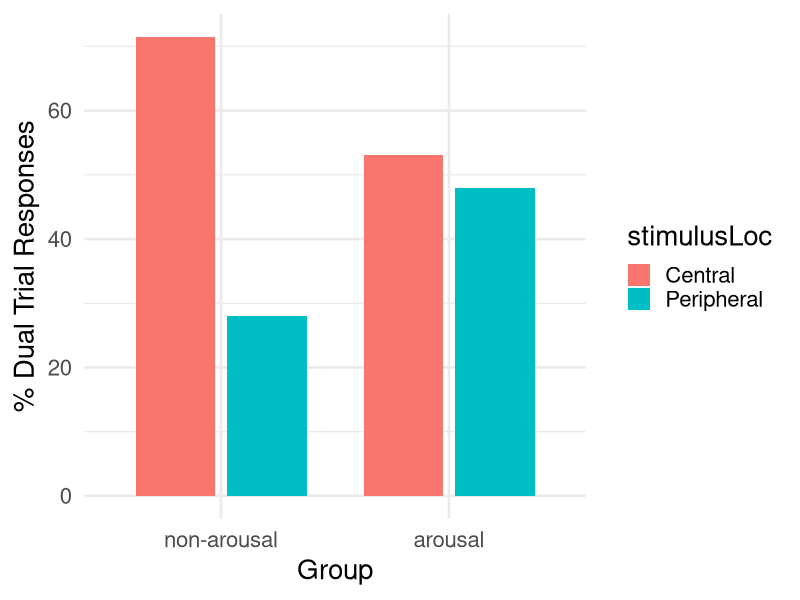
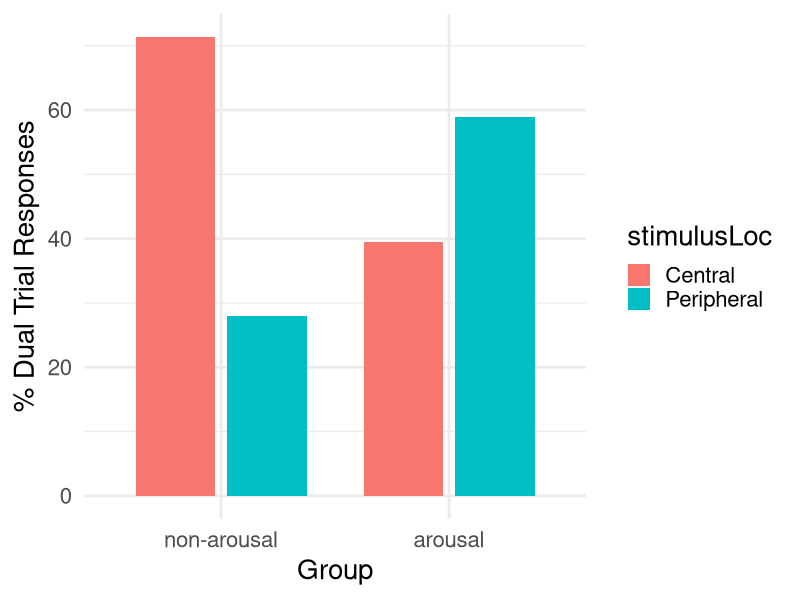
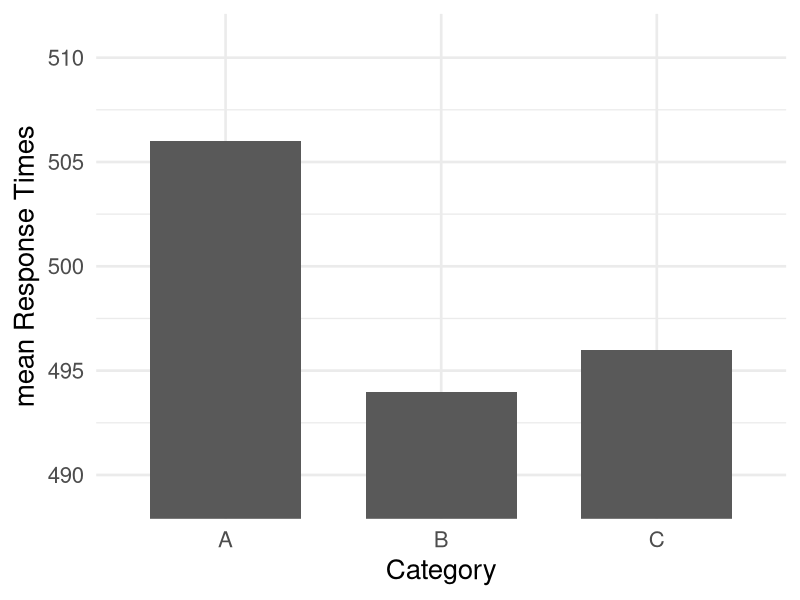
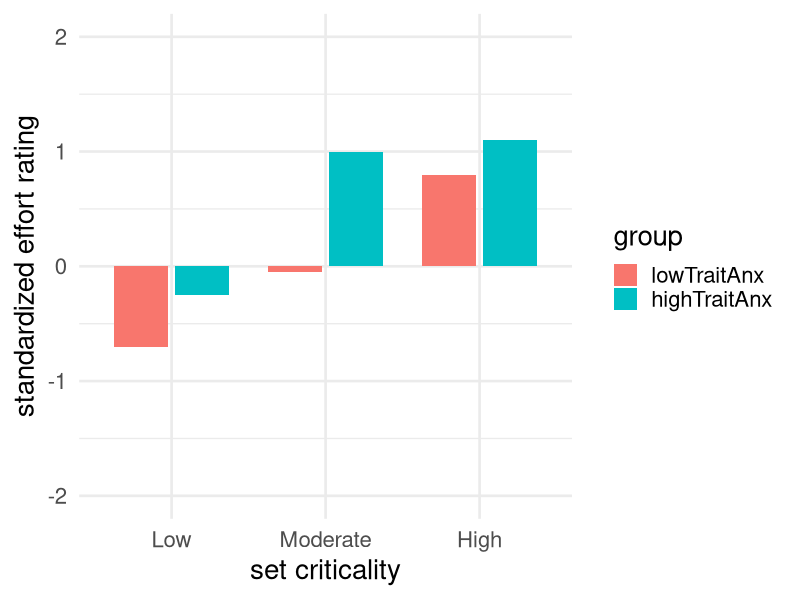
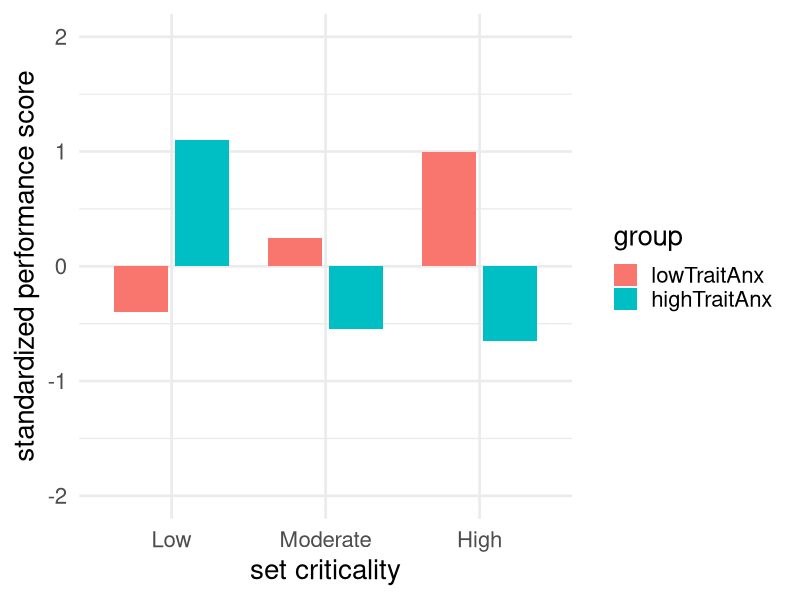
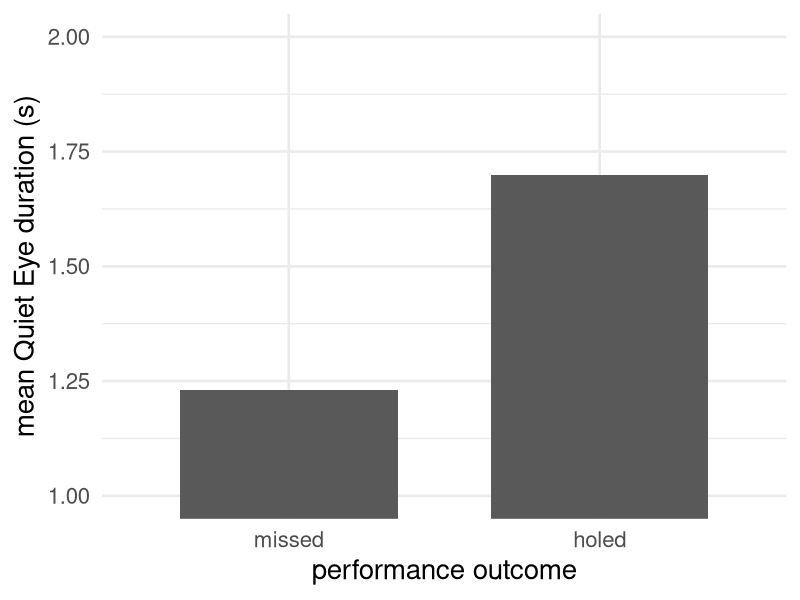
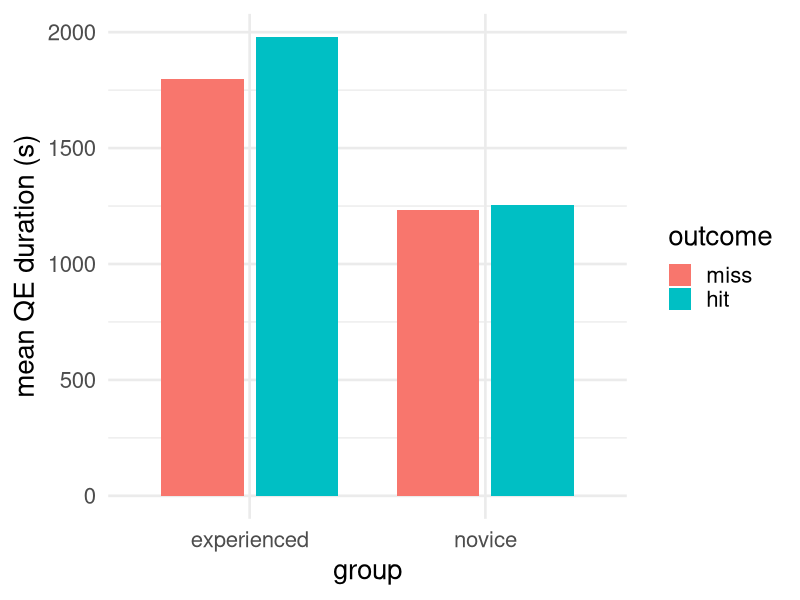
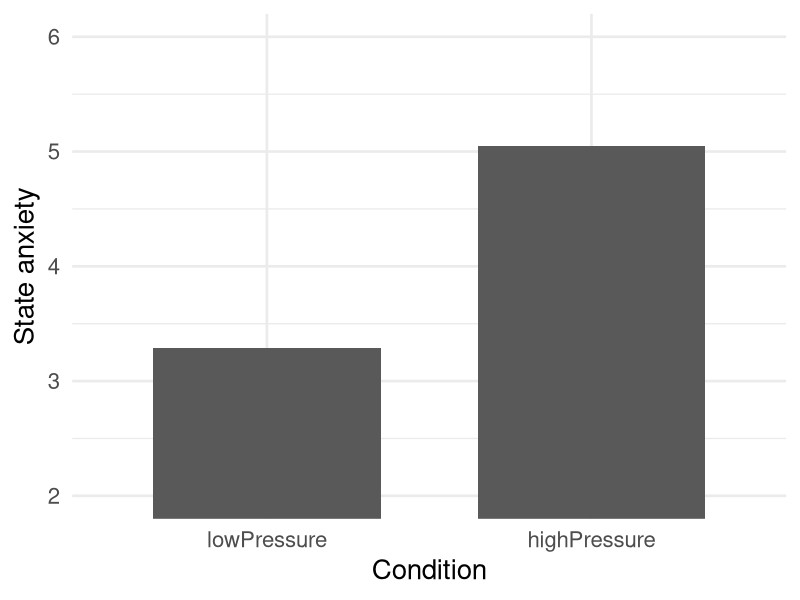

The R script that drew these images, in order:
## ---- chunk 1
library(ggplot2)

# Data
data <- data.frame(
    stimulusLoc = factor(c("Central", "Peripheral", "Central", "Peripheral")),
    group = factor(c("non-arousal","non-arousal","arousal","arousal"), levels = c("non-arousal","arousal")),
    accuracyPerc = c(71.5, 28, 53.1, 48)
)

# ggplot2 barplot
ggplot(data, aes(x = group, y = accuracyPerc, fill = stimulusLoc)) +
    geom_col(width = 0.7, position = position_dodge(width = 0.8)) + 
    labs(x = "Group", 
         y = "% Dual Trial Responses") +
    theme_minimal(base_size = 20)
## ---- chunk 2
library(ggplot2)

# Data
data <- data.frame(
    stimulusLoc = factor(c("Central", "Peripheral", "Central", "Peripheral")),
    group = factor(c("non-arousal","non-arousal","arousal","arousal"), levels = c("non-arousal","arousal")),
    accuracyPerc = c(71.4, 28, 39.5, 59)
)

# ggplot2 barplot
ggplot(data, aes(x = group, y = accuracyPerc, fill = stimulusLoc)) +
    geom_col(width = 0.7, position = position_dodge(width = 0.8)) + 
    labs(x = "Group", 
         y = "% Dual Trial Responses") +
    theme_minimal(base_size = 20)
## ---- chunk 3
library(ggplot2)

# Data
data <- data.frame(
    category = factor(c("A", "B", "C")),
    RTmean = c(506, 494, 496),
    RTse = c(74, 65, 67))

# ggplot2 barplot
ggplot(data, aes(x = category, y = RTmean)) +
    geom_col(width = 0.7, position = position_dodge(width = 0.8)) + 
    labs(x = "Category", 
         y = "mean Response Times") +
    coord_cartesian(ylim = c(489, 511)) +
    theme_minimal(base_size = 20)
## ---- chunk 4
library(ggplot2)

# Data
data <- data.frame(
    setCriticality = factor(c("Low", "Low", "Moderate", "Moderate", "High", "High"), levels = c("Low", "Moderate", "High")),
    group = factor(c("lowTraitAnx","highTraitAnx","lowTraitAnx","highTraitAnx","lowTraitAnx","highTraitAnx"), levels = c("lowTraitAnx","highTraitAnx")),
    effort = c(-0.7, -0.25, -0.05, 1, 0.8, 1.1))

# ggplot2 barplot
ggplot(data, aes(x = setCriticality, y = effort, fill = group)) +
    geom_col(width = 0.7, position = position_dodge(width = 0.8)) + 
    labs(x = "set criticality", 
         y = "standardized effort rating") +
    coord_cartesian(ylim = c(-2, 2)) +
    theme_minimal(base_size = 20)
## ---- chunk 5
library(ggplot2)

# Data
data <- data.frame(
    setCriticality = factor(c("Low", "Low", "Moderate", "Moderate", "High", "High"), levels = c("Low", "Moderate", "High")),
    group = factor(c("lowTraitAnx","highTraitAnx","lowTraitAnx","highTraitAnx","lowTraitAnx","highTraitAnx"), levels = c("lowTraitAnx","highTraitAnx")),
    performance = c(-0.4, 1.1, 0.25, -0.55, 1, -0.65))

# ggplot2 barplot
ggplot(data, aes(x = setCriticality, y = performance, fill = group)) +
    geom_col(width = 0.7, position = position_dodge(width = 0.8)) + 
    labs(x = "set criticality", 
         y = "standardized performance score") +
    coord_cartesian(ylim = c(-2, 2)) +
    theme_minimal(base_size = 20)
## ---- chunk 6
library(ggplot2)

# Data
data <- data.frame(
    outcome = factor(c("missed", "holed"), levels = c("missed", "holed")),
    QEmean = c(1.23, 1.70),
    QEse = c(0.73, 1.01))

# ggplot2 barplot
ggplot(data, aes(x = outcome, y = QEmean)) +
    geom_col(width = 0.7, position = position_dodge(width = 0.8)) + 
    labs(x = "performance outcome", 
         y = "mean Quiet Eye duration (s)") +
    coord_cartesian(ylim = c(1,2)) +
    theme_minimal(base_size = 20)
## ---- chunk 7
library(ggplot2)

# Data
data <- data.frame(
    outcome = factor(c("miss", "hit", "miss", "hit"), levels = c("miss","hit")),
    group = factor(c("experienced","experienced","novice","novice"), levels = c("experienced","novice")),
    QEmean = c(1800, 1980, 1235, 1255)
)

# ggplot2 barplot
ggplot(data, aes(x = group, y = QEmean, fill = outcome)) +
    geom_col(width = 0.7, position = position_dodge(width = 0.8)) + 
    labs(x = "group", 
         y = "mean QE duration (s)") +
    theme_minimal(base_size = 20)
## ---- chunk 8
library(ggplot2)

# Data
data <- data.frame(
    condition = factor(c("lowPressure", "highPressure"), levels = c("lowPressure", "highPressure")),
    AnxMean = c(3.29, 5.05),
    AnxSE = c(1.24, 0.90)
)

# ggplot2 barplot
ggplot(data, aes(x = condition, y = AnxMean)) +
    geom_col(width = 0.7, position = position_dodge(width = 0.8)) + 
    labs(x = "Condition", 
         y = "State anxiety") +
    coord_cartesian(ylim = c(2,6)) +
    theme_minimal(base_size = 20)
## ---- chunk 9
library(ggplot2)

# Data
data <- data.frame(
    condition = factor(c("lowPressure", "lowPressure", "highPressure", "highPressure"), levels = c("lowPressure", "highPressure")),
    outcome = factor(c("hit","miss","hit","miss"), levels = c("hit","miss")),
    QEmean = c(650,315,445,225)
)

# ggplot2 barplot
ggplot(data, aes(x = condition, y = QEmean, fill = outcome)) +
    geom_col(width = 0.7, position = position_dodge(width = 0.8)) + 
    labs(x = "Condition", 
         y = "mean Quiet Eye duration (ms)") +
    coord_cartesian(ylim = c(200, 700)) +
    theme_minimal(base_size = 20)
## ---- chunk 10
library(ggplot2)

# Data
data <- data.frame(
    condition = factor(c("retention1", "retention1", "transfer", "transfer","retention2", "retention2"), levels = c("retention1", "transfer", "retention2")),
    training = factor(c("QuietEye", "technical", "QuietEye", "technical", "QuietEye", "technical"), levels = c("QuietEye", "technical")),
    anxiety = c(2.77, 2.22, 6.20, 6.74, 3.31, 2.68)
    )

# ggplot2 barplot
ggplot(data, aes(x = condition, y = anxiety, fill = training)) +
    geom_col(width = 0.7, position = position_dodge(width = 0.8)) + 
    labs(x = "post-test condition", 
         y = "state anxiety") +
    coord_cartesian(ylim = c(1, 7)) +
    theme_minimal(base_size = 20)
## ---- chunk 11
library(ggplot2)

# Data
data <- data.frame(
    block = factor(c("pre", "pre", "Train1", "Train1", "Train2", "Train2", "Train3", "Train3", "Train4", "Train4", "Train5", "Train5", "Train6", "Train6", "Train7", "Train7", "Train8", "Train8")),
    group = factor(c("QuietEye","technical", "QuietEye","technical","QuietEye","technical","QuietEye","technical","QuietEye","technical","QuietEye","technical","QuietEye","technical","QuietEye","technical","QuietEye","technical"), levels = c("QuietEye","technical")),
    performanceMean = c(257,254,280,276,283,286,302,301,290,309,286,296,297,298,309,297,317,307)
)

# ggplot2 barplot
ggplot(data, aes(x = block, y = performanceMean, color = group)) +
    geom_line(aes(group = group), linewidth = 1) +
    geom_point(size = 2) + 
    labs(x = "block", 
       y = "Performance (/400)") +
    theme_minimal(base_size = 20)

## ---- chunk 12
library(ggplot2)

# Data
data <- data.frame(
    condition = factor(c("preTest","preTest","retention1", "retention1", "transfer", "transfer","retention2", "retention2"), levels = c("preTest", "retention1", "transfer", "retention2")),
    training = factor(c("QuietEye", "technical","QuietEye", "technical", "QuietEye", "technical", "QuietEye", "technical"), levels = c("QuietEye", "technical")),
    QEmean = c(1047,956,3261,1418,2829,895,3224,1343)
    )

# ggplot2 barplot
ggplot(data, aes(x = condition, y = QEmean, fill = training)) +
    geom_col(width = 0.7, position = position_dodge(width = 0.8)) + 
    labs(x = "condition", 
         y = "mean Quiet Eye durations (ms)") +
    theme_minimal(base_size = 20)
## ---- chunk 13
library(ggplot2)

# Data
data <- data.frame(
    condition = factor(c("preTest","preTest","retention1", "retention1", "transfer", "transfer","retention2", "retention2"), levels = c("preTest", "retention1", "transfer", "retention2")),
    training = factor(c("QuietEye", "technical","QuietEye", "technical", "QuietEye", "technical", "QuietEye", "technical"), levels = c("QuietEye", "technical")),
    performance = c(255, 254, 313, 296, 303, 259, 306, 293)
    )

# ggplot2 barplot
ggplot(data, aes(x = condition, y = performance, fill = training)) +
    geom_col(width = 0.7, position = position_dodge(width = 0.8)) + 
    labs(x = "condition", 
         y = "performance (/400)") +
    coord_cartesian(ylim = c(240,310)) +
    theme_minimal(base_size = 20)
